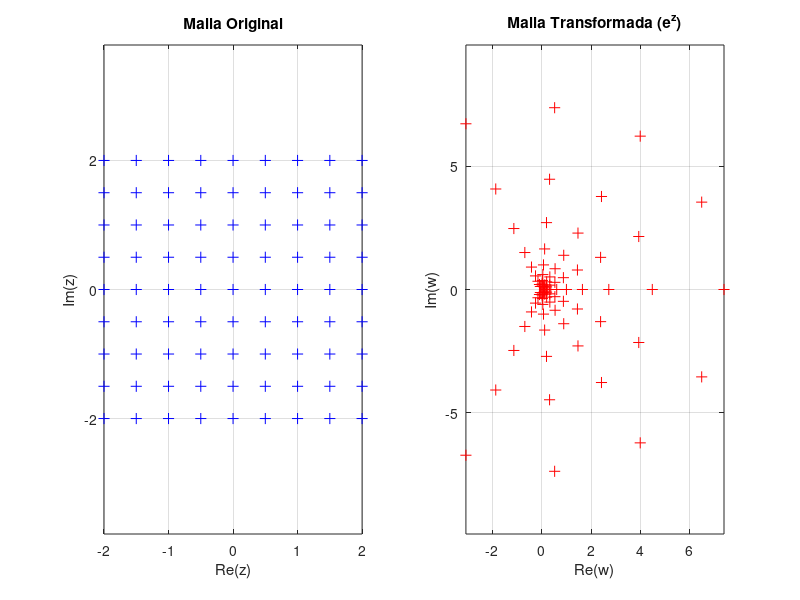

MATLAB code to generate this figure:
function visualizar_malla_transformada()
    [X, Y] = meshgrid(-2:0.5:2, -2:0.5:2);
    Z = X + 1i * Y;
    W = exp(Z);

    figure;

    subplot(1,2,1);
    plot(real(Z(:)), imag(Z(:)), 'b+', 'MarkerSize', 8);
    grid on; axis equal;
    title('Malla Original');
    xlabel('Re(z)'); ylabel('Im(z)');

    subplot(1,2,2);
    plot(real(W(:)), imag(W(:)), 'r+', 'MarkerSize', 8);
    grid on; axis equal;
    title('Malla Transformada (e^z)');
    xlabel('Re(w)'); ylabel('Im(w)');
end
